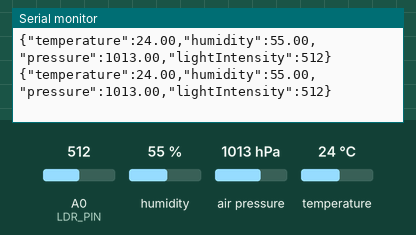
Simulated run of this sketch. Board: Arduino Uno, built with avr-gcc and run on an emulated ATmega328P. Shown: the last lines printed to the serial monitor. The inputs (shaded band) are chosen by the test bench; at power-on: humidity 55 %, air pressure 1013 hPa, A0 (LDR_PIN) = 512, temperature 24 °C.

Above: at 10.8 s.
10.9 s: humidity set to 22 %
At 20.7 s:
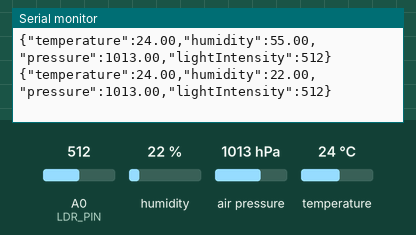
20.9 s: air pressure set to 952 hPa
At 30.7 s:
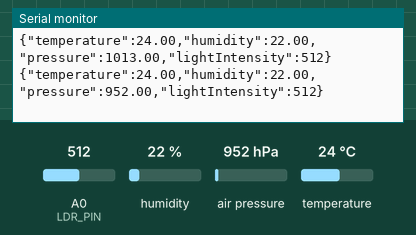
30.9 s: A0 (LDR_PIN) set to 716
At 40.7 s:
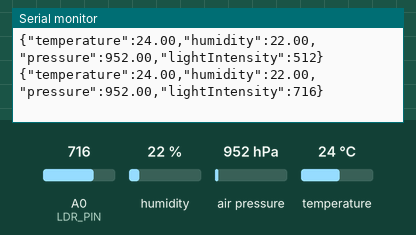
40.9 s: temperature set to 12 °C
At 50.7 s:
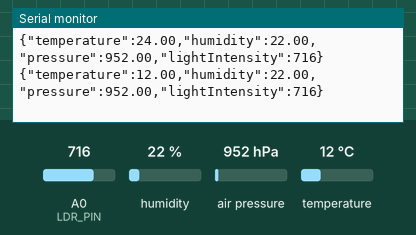
50.9 s: air pressure set to 975 hPa
At 60.7 s:
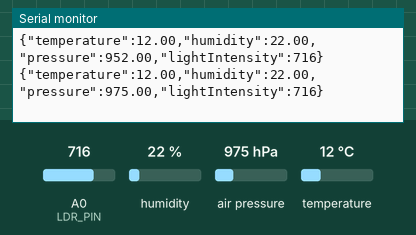
60.9 s: A0 (LDR_PIN) set to 992
At 71.3 s:
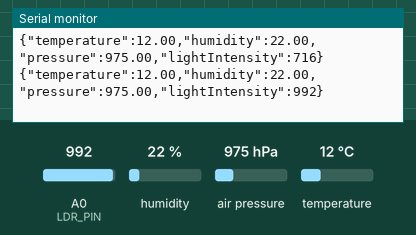
Timing chart, 0 to 71.9 s (numbered marks = the images above; inputs shaded):
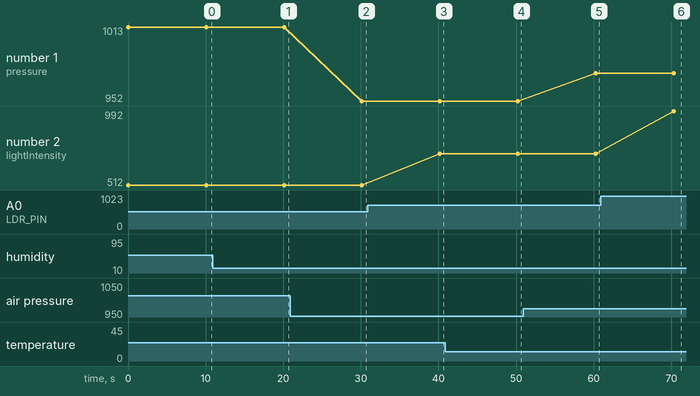

Measured:
- after the input at 10.9 s, the serial monitor: prints a new line after 9.2 s (image 1)
- after the input at 20.9 s, the serial monitor: prints a new line after 9.2 s (image 2)
- after the input at 30.9 s, the serial monitor: prints a new line after 9.3 s (image 3)
- after the input at 40.9 s, the serial monitor: prints a new line after 9.3 s (image 4)
- after the input at 50.9 s, the serial monitor: prints a new line after 9.4 s (image 5)
- after the input at 60.9 s, the serial monitor: prints a new line after 9.4 s (image 6)
- plotted number 1: 1013 → 952 after the input at 20.9 s, 952 → 975 after the input at 50.9 s
- plotted number 2: 512 → 716 after the input at 30.9 s, 716 → 992 after the input at 60.9 s

The sketch:

WeatherStation.ino
```cpp
#include <Wire.h>
#include <DHT.h>
#include <Adafruit_BMP085.h>

// DHT11 setup
#define DHTPIN 2
#define DHTTYPE DHT11
DHT dht(DHTPIN, DHTTYPE);

// BMP180 setup
Adafruit_BMP085 bmp;

// LDR setup
#define LDR_PIN A0

void setup() {
  Serial.begin(9600);
  dht.begin(); // Initialize DHT11 sensor

  // Check BMP180 connection
  if (!bmp.begin()) {
    Serial.println("BMP180 not detected! Check wiring.");
    while (1);
  }
}

void loop() {
  // Read DHT11 (Temperature & Humidity)
  float temperatureDHT = dht.readTemperature();  // Celsius
  float humidity = dht.readHumidity();

  // Read BMP180 (Pressure)
  float pressure = bmp.readPressure() / 100.0;  // Convert to hPa

  // Read LDR (Light Intensity)
  int lightIntensity = analogRead(LDR_PIN);

  // Check if any reading failed
  if (isnan(temperatureDHT) || isnan(humidity)) {
    Serial.println("{\"error\":\"Failed to read DHT11\"}");
  } else {
    // Format JSON data and send over Serial
    Serial.print("{\"temperature\":");
    Serial.print(temperatureDHT);
    Serial.print(",\"humidity\":");
    Serial.print(humidity);
    Serial.print(",\"pressure\":");
    Serial.print(pressure);
    Serial.print(",\"lightIntensity\":");
    Serial.print(lightIntensity);
    Serial.println("}");
  }

  delay(10000);  // Send data every 10 seconds
}
```
